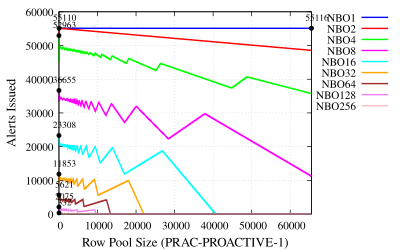

gnuplot code for this plot:
# Set terminal to PDF with enhanced font, size, and format
set terminal pdfcairo enhanced font 'Times,12' size 4in, 2.5in
set output 'plot-alert-prac1-pro.pdf'

# Set labels for axes
set xlabel 'Row Pool Size (PRAC-PROACTIVE-1)' font 'Times,14'
set ylabel 'Alerts Issued' font 'Times,14'

# Set x-axis limit
set xrange [0:65536]

# Enable grid lines
set grid

# Set key outside the plot
set key outside top

# Define custom labels for each file
labels = "NBO1 NBO2 NBO4 NBO8 NBO16 NBO32 NBO64 NBO128 NBO256"

# Function to find the highest point in a data file
highest_point(file) = sprintf('< awk ''{if ($1 != "GroupSize" && ($5 > max || ($5 == max && $1 > x))) {max=$5; x=$1}} END {print x, max}'' %s', file)

# List of files to plot
files = "../NBO1/NBO1-prac1-pro.txt ../NBO2/NBO2-prac1-pro.txt ../NBO4/NBO4-prac1-pro.txt ../NBO8/NBO8-prac1-pro.txt ../NBO16/NBO16-prac1-pro.txt ../NBO32/NBO32-prac1-pro.txt ../NBO64/NBO64-prac1-pro.txt ../NBO128/NBO128-prac1-pro.txt ../NBO256/NBO256-prac1-pro.txt"

# Colors for the plots
colors = "blue red green magenta cyan orange brown violet pink yellow"

# Plot commands with custom labels, colors, line styles, and markers
plot for [i=1:words(files)] word(files, i) using 1:5 with lines lw 2 lc rgb word(colors, i) title word(labels, i), \
     for [i=1:words(files)] highest_point(word(files, i)) using 1:2 with points pointtype 7 pointsize 0.5 lc rgb "black" notitle, \
     for [i=1:words(files)] highest_point(word(files, i)) using 1:2:(sprintf("%.0f", $2)) with labels offset char 1, char 1 font 'Times,10' notitle
